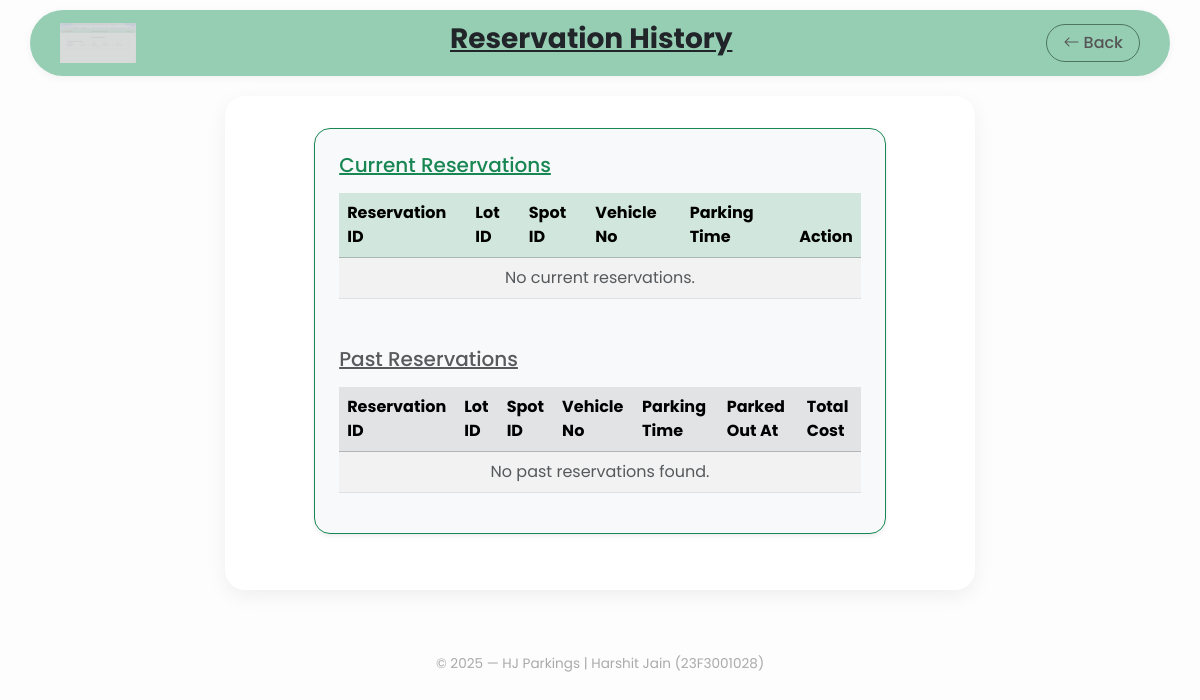
The page /reservation (signed in) on the database as committed earlier.
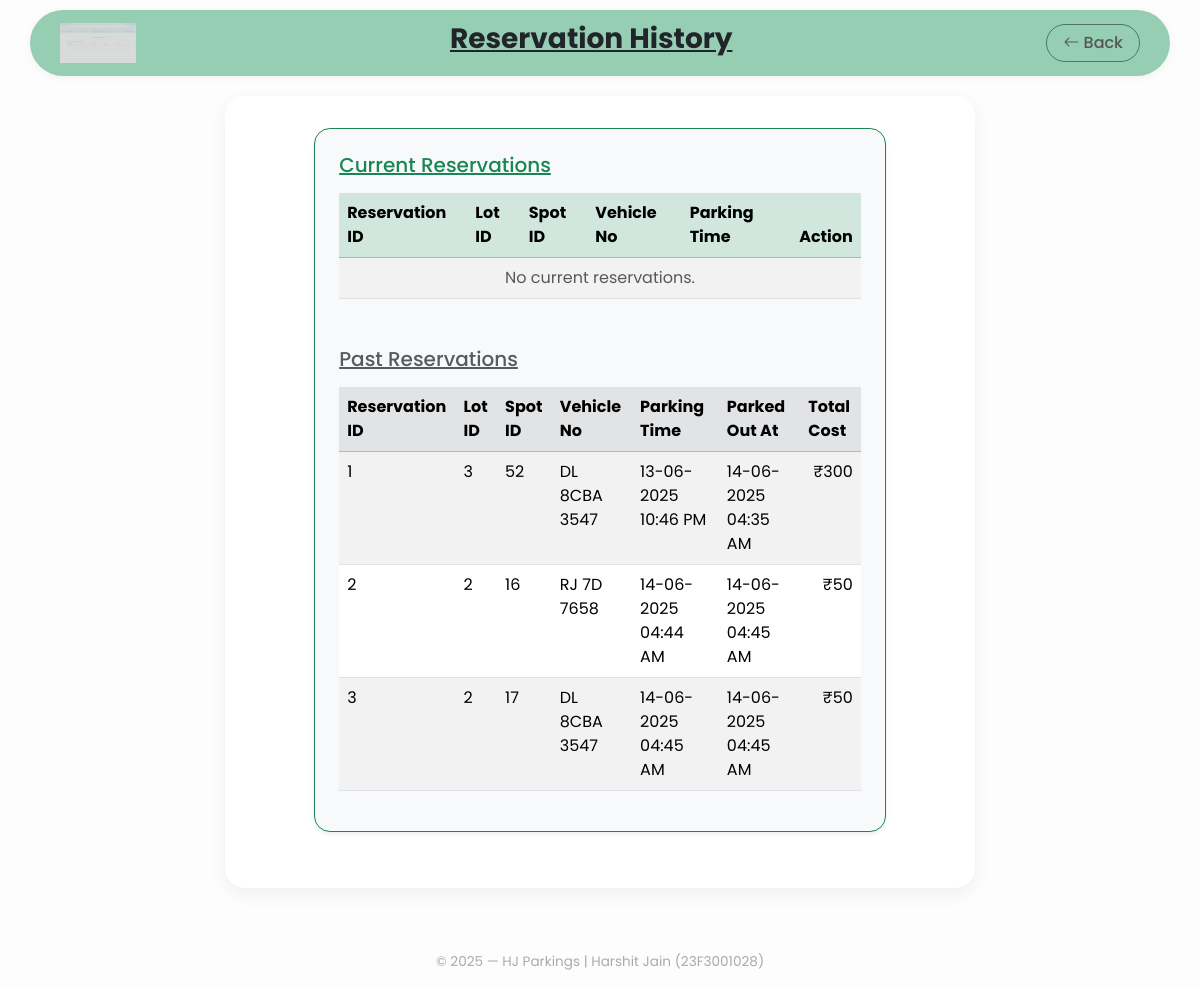
The same page on the database as committed later.
### app/models/reservation.py (models this page shows)
class reservation(db.Model):
    __tablename__ = 'reservation'
    reservation_id = db.Column(db.Integer, primary_key=True, autoincrement=True)
    spot_id = db.Column(db.Integer, db.ForeignKey('parking_spot.spot_id', ondelete='RESTRICT', onupdate='CASCADE'), nullable=False)
    lot_id = db.Column(db.Integer, db.ForeignKey('parking_lot.lot_id', ondelete='RESTRICT', onupdate='CASCADE'), nullable=False)
    user_email = db.Column(db.String(100), db.ForeignKey('client.email', ondelete='RESTRICT', onupdate='CASCADE'), nullable=False)
    parking_time = db.Column(db.DateTime, nullable=False)
    leaving_time = db.Column(db.DateTime)
    vehicle_no = db.Column(db.String(20), nullable=False)
    total_cost = db.Column(db.Integer)
    status = db.Column(db.String(20), default='active')  # values: 'active', 'deleted'
    lot = db.relationship('parking_lot', backref='reservations')
    spot = db.relationship('parking_spot', backref='reservations')
    client = db.relationship('client', backref='reservations')

### app/routes/client.py (the view)
@client_bp.route('/reservation')
@user_authentication
def reservations():
    user_email = session.get('user')
    new_reservations = reservation.query.filter_by(status='active', user_email=user_email).all()
    old_reservations = reservation.query.filter_by(status='deleted', user_email=user_email).all()
    return render_template('client/reservations.html', new=new_reservations, old=old_reservations)

### app/routes/client.py (called while the page is built)
def user_authentication(f):
    @wraps(f)
    def decorated_function(*args, **kwargs):
        if 'user' not in session:
            return redirect(url_for('auth.login'))
        return f(*args, **kwargs)
    return decorated_function

### app/templates/client/reservations.html (shortened to what this page needs)
{% extends "client/base.html" %}
{% block back %} {{ url_for('client.dashboard') }}{%endblock%}
{% block heading %} Reservation History {% endblock %}
{% block content %}
<div class="container col-lg-10 mb-4 border border-success rounded-4 shadow-sm p-4 bg-light">
    <h5 class="mb-3 text-success"><u>Current Reservations</u></h5>
    <table class="table table-striped table-hover">
        <thead class="table-success">
            <tr>
                <th>Reservation ID</th>
                <th>Lot ID</th>
                <th>Spot ID</th>
                <th>Vehicle No</th>
                <th>Parking Time</th>
                <th>Action</th>
            </tr>
        </thead>
        <tbody>
            {% for res in new %}
            <tr>
                <td>{{ res.reservation_id }}</td>
                <td>{{ res.lot_id }}</td>
                <td>{{ res.spot_id }}</td>
                <td>{{ res.vehicle_no }}</td>
                <td>{{ res.parking_time.strftime('%d-%m-%Y %I:%M %p') }}</td>
                <td>
                    <a href="{{ url_for('client.release', reservation_id=res.reservation_id) }}" class="btn btn-outline-danger btn-sm">Release</a>
                </td>
            </tr>
            {% else %}
            <tr>
                <td colspan="6" class="text-center text-muted">No current reservations.</td>
            </tr>
            {% endfor %}
        </tbody>
    </table>
    <h5 class="mt-5 mb-3 text-muted"><u>Past Reservations</u></h5>
    <table class="table table-striped table-hover">
        <thead class="table-secondary">
            <tr>
                <th>Reservation ID</th>
                <th>Lot ID</th>
                <th>Spot ID</th>
                <th>Vehicle No</th>
                <th>Parking Time</th>
                <th>Parked Out At</th>
                <th>Total Cost</th>
            </tr>
        </thead>
        <tbody>
            {% for res in old %}
            <tr>
                <td>{{ res.reservation_id }}</td>
                <td>{{ res.lot_id }}</td>
                <td>{{ res.spot_id }}</td>
                <td>{{ res.vehicle_no }}</td>
                <td>{{ res.parking_time.strftime('%d-%m-%Y %I:%M %p') }}</td>
                <td>{{ res.leaving_time.strftime('%d-%m-%Y %I:%M %p') }}</td>
                <td class="text-end">&#8377;{{ res.total_cost }}</td>
            </tr>
            {% else %}
            <tr>
                <td colspan="7" class="text-center text-muted">No past reservations found.</td>
            </tr>
            {% endfor %}
        </tbody>
    </table>
</div>
{% endblock %}

### app/templates/client/base.html (shortened to what this page needs)
<!DOCTYPE html>
<html lang="en">
<head>
    <link href="https://cdn.jsdelivr.net/npm/bootstrap@5.3.6/dist/css/bootstrap.min.css" rel="stylesheet">
    <link href="https://cdn.jsdelivr.net/npm/bootstrap-icons@1.10.5/font/bootstrap-icons.css" rel="stylesheet">
</head>
<body>
    <div class="client-nav">
        <img src="{{ url_for('static', filename='images/temp_img.png') }}" alt="Logo" class="client-logo">
        <h3><b><u>{% block heading %}Page Title{% endblock %}</u></b></h3>
        <a href="{% block back %} url_for('client.dashboard') {%endblock%}" class="back-button">
            <i class="bi bi-arrow-left"></i> Back
        </a>
    </div>
    <div class="section-box">
        {% block content %}{% endblock %}
    </div>
    <footer>
        &copy; 2025 — HJ Parkings | Harshit Jain (23F3001028)
    </footer>
</body>
</html>

### app/templates/client/base.html (style rules this page uses)
body { font-family: 'Poppins', sans-serif; background-color: #fdfdfd; }
.client-nav { background-color: #96ceb4; border-radius: 50px; padding: 12px 30px; margin: 10px auto 20px auto; width: 95%; box-shadow: 0 2px 8px rgba(0,0,0,0.05); display: flex; justify-content: space-between; align-items: center; }
.client-logo { height: 40px; }
.back-button { color: #555; font-weight: 500; text-decoration: none; padding: 6px 16px; border: 1px solid #4d7563; border-radius: 30px; transition: 0.2s ease-in-out; }
.section-box { background-color: #ffffff; border-radius: 20px; padding: 2rem; max-width: 750px; margin: 0 auto; box-shadow: 0 6px 20px rgba(0, 0, 0, 0.06); }
footer { text-align: center; font-size: 0.85rem; color: #aaa; padding: 1rem; margin-top: 3rem; }

Rows that differ between the two databases and show on the page:
added reservation: reservation_id "1", lot_id "3", spot_id "52", vehicle_no "DL 8CBA 3547", parking_time "13-06-2025 10:46 PM", leaving_time "14-06-2025 04:35 AM", total_cost "300"
added reservation: reservation_id "2", lot_id "2", spot_id "16", vehicle_no "RJ 7D 7658", parking_time "14-06-2025 04:44 AM", leaving_time "14-06-2025 04:45 AM", total_cost "50"
added reservation: reservation_id "3", lot_id "2", spot_id "17", vehicle_no "DL 8CBA 3547", parking_time "14-06-2025 04:45 AM", leaving_time "14-06-2025 04:45 AM", total_cost "50"
Other text that changed with them:
text no longer shown: "No past reservations found."
